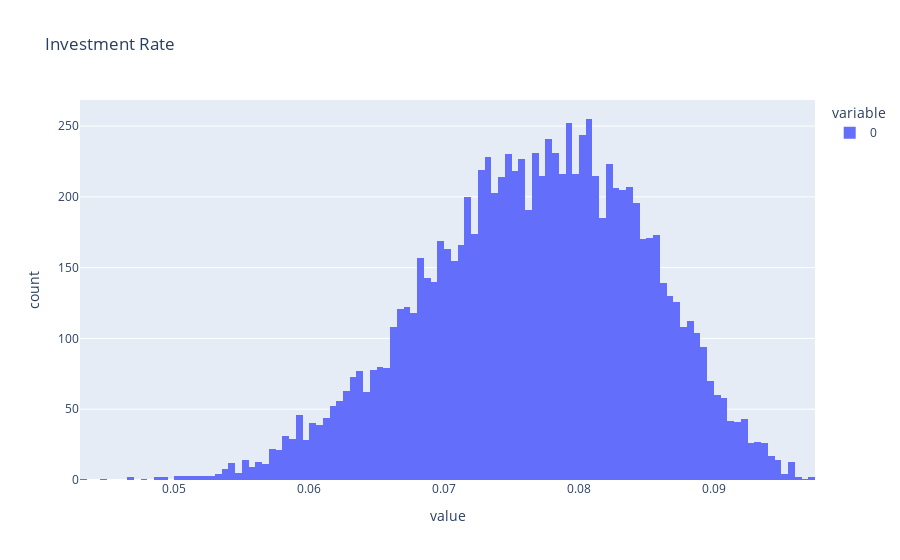

Notebook source saved alongside this figure:
### Code cell
simulated_investment_rate = np.random.beta(10, 5, n) * (0.1 - 0.03) + 0.03
render_plotly_html(px.histogram(simulated_investment_rate, title="Investment Rate"))

### Figure 1 — Plotly figure (JSON) as saved in the notebook; plotly's stock layout.template omitted (floating-point values rounded to 4 significant figures; data arrays with more than 128 entries replaced by an {"elided": "..."} marker saying what was removed)
{"data": [{"alignmentgroup": "True", "bingroup": "x", "hovertemplate": "variable=0<br>value=%{x}<br>count=%{y}<extra></extra>", "legendgroup": "0", "marker": {"color": "#636efa", "pattern": {"shape": ""}}, "name": "0", "offsetgroup": "0", "orientation": "v", "showlegend": true, "type": "histogram", "x": {"elided": "10000 float values"}, "xaxis": "x", "yaxis": "y"}], "layout": {"barmode": "relative", "legend": {"title": {"text": "variable"}, "tracegroupgap": 0}, "title": {"text": "Investment Rate"}, "xaxis": {"anchor": "y", "domain": [0, 1], "title": {"text": "value"}}, "yaxis": {"anchor": "x", "domain": [0, 1], "title": {"text": "count"}}}}
